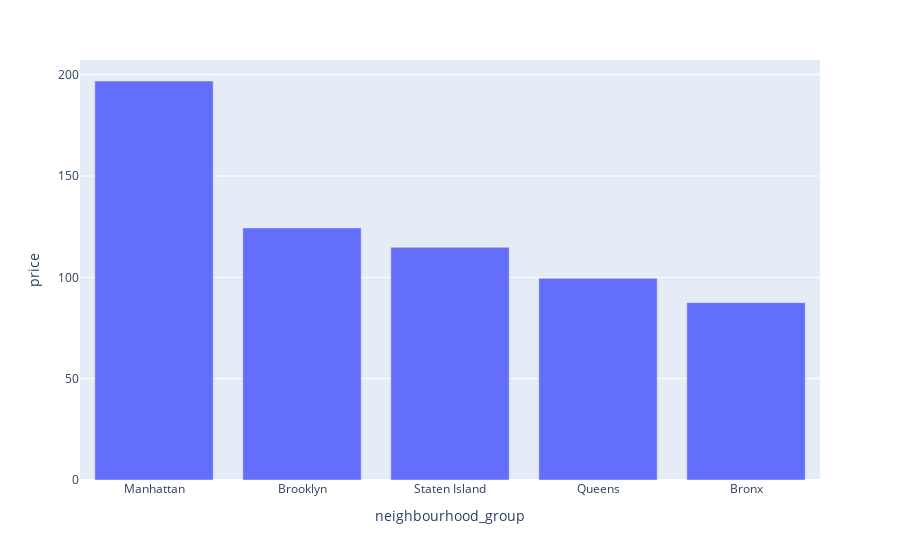

The cell this chart's notebook holds for it:
### Code cell
px.bar(df_cidade,x='neighbourhood_group', y='price')

### Figure 1 — Plotly figure (JSON) as saved in the notebook; plotly's stock layout.template omitted (floating-point values rounded to 4 significant figures)
{"data": [{"alignmentgroup": "True", "hovertemplate": "neighbourhood_group=%{x}<br>price=%{y}<extra></extra>", "legendgroup": "", "marker": {"color": "#636efa", "pattern": {"shape": ""}}, "name": "", "offsetgroup": "", "orientation": "v", "showlegend": false, "textposition": "auto", "type": "bar", "x": ["Manhattan", "Brooklyn", "Staten Island", "Queens", "Bronx"], "xaxis": "x", "y": [196.9, 124.4, 114.8, 99.52, 87.5], "yaxis": "y"}], "layout": {"barmode": "relative", "legend": {"tracegroupgap": 0}, "margin": {"t": 60}, "xaxis": {"anchor": "y", "domain": [0, 1], "title": {"text": "neighbourhood_group"}}, "yaxis": {"anchor": "x", "domain": [0, 1], "title": {"text": "price"}}}}
